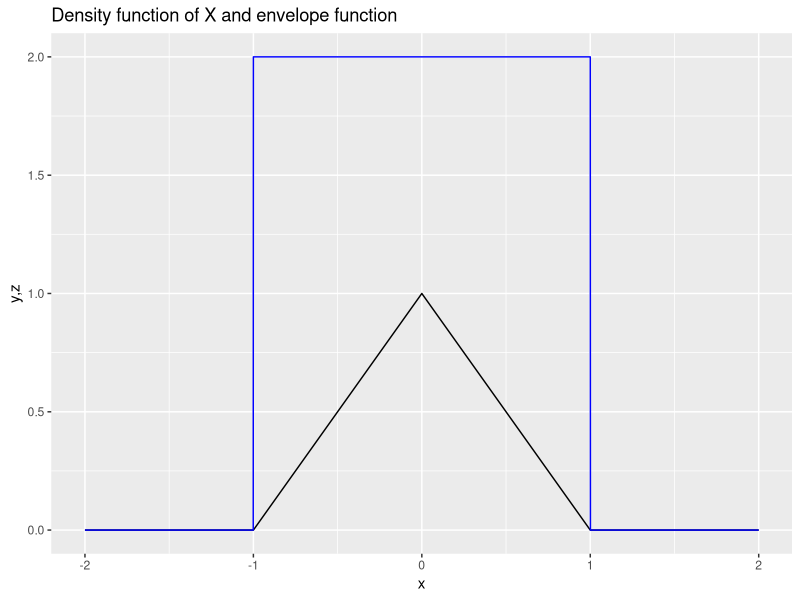
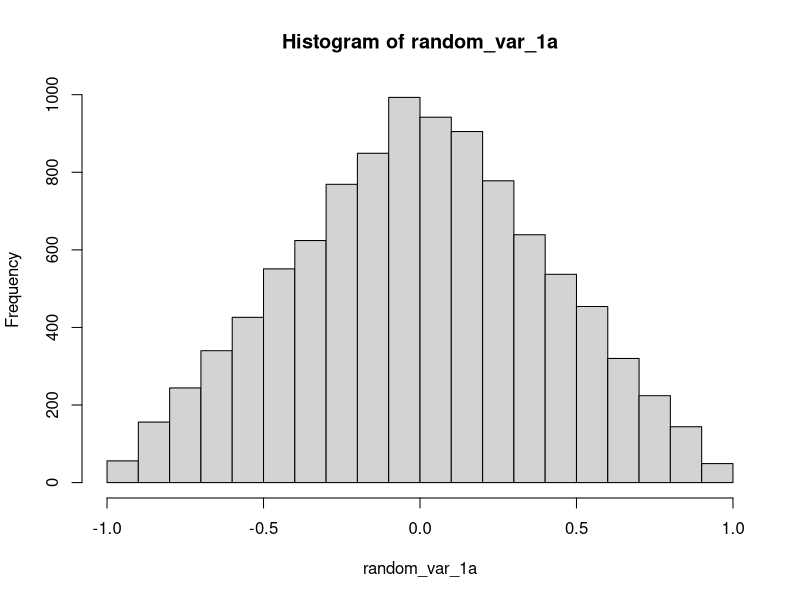
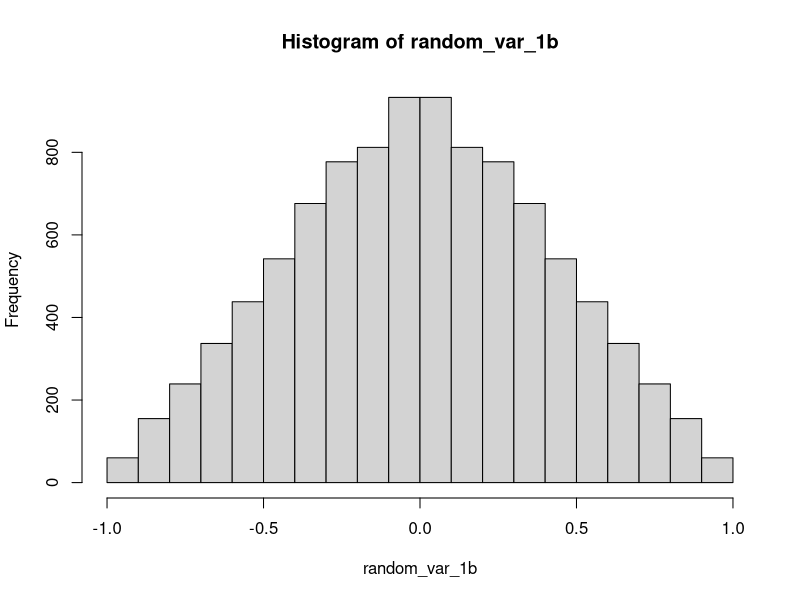
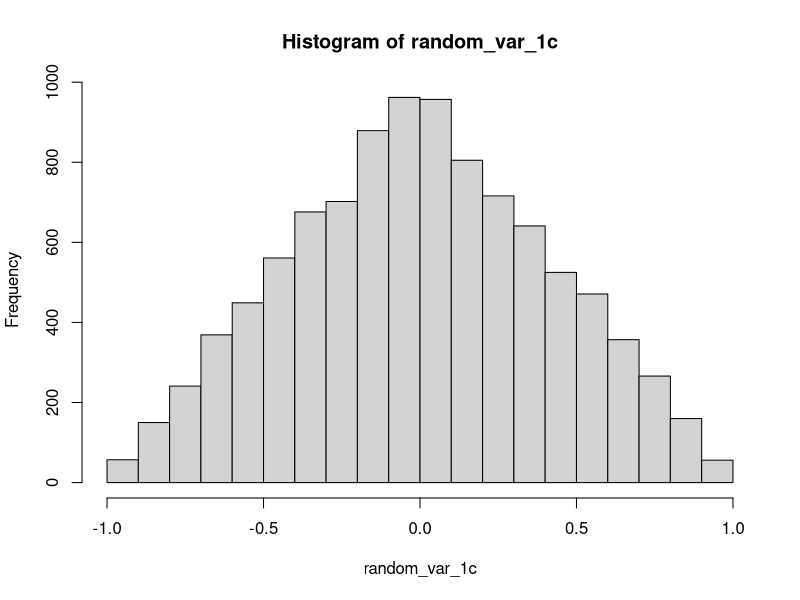

R code for these plots, in order:
########################## INIT CODE ###########################################
rm(list = ls())

########################## [ 1 a ] #############################################
# Since we need to find a envelope function for the density function, so we need
# to plot the density function first. let $ x \in [-3, 3] $, and we know it's  
# triangle sharped function. We also can plot it using the code below.
# the target function g(x) = 1 in the range [-1,1], otherwise g(x) = 0
# since we set a = 0.5, so e(x) = g / a = 2

x <- seq(-2, 2, by = 0.001)
y <- rep(0, length(x))
z <- rep(0, length(x))

x1_index <- which(x > 1 | x < -1)
x2_index <- which(x >= -1 & x <= 0)
x3_index <- which(x > 0 & x <= 1)

y[x1_index] <- 0
y[x2_index] <- x[x2_index] + 1
y[x3_index] <- 1 - x[x3_index]

z0_index <- which(x > 1 | x < -1)
z1_index <- which(x >= -1 & x <= 1)

z[z1_index] <- 2
z[-z1_index] <- 0

data <- data.frame(x, y, z)

# After we get the plot, we can see that the density function is a triangle
# we will use an envelope function to cover the density function, and we can
# use function $ g(x) = 1 $ to cover the density function in the [-1,1] range. 

graph <- ggplot2::ggplot(data) +
  ggplot2::geom_line(mapping=ggplot2::aes(x=x,y=y)) + 
  ggplot2::geom_line(mapping=ggplot2::aes(x=x,y=z),color="blue") + 
  ggplot2::ggtitle("Density function of X and envelope function") +
  ggplot2::xlab("x") +
  ggplot2::ylab("y,z")


graph

# Now we will write a code for the rejection sampling algorithm
# our g function is g(x) = 1 in the range [-1,1], otherwise g(x) = 0
# our e function is e(x) = 1 / a in the range [-1,1], otherwise e(x) = 0
# we will use a = 0.5 here

generate_random_var_1a <- function(n, a) {
  samples <- numeric(n)
  # Generate a sample from the proposal distribution in [-1,1]
  count <- 1
  e <- 1 / a

  while (count <= n) {

    x <- runif(1, -1, 1)
    # Calculate the acceptance probability
    u <- runif(1)

    # since g will always be 1 in the range [-1,1], so y = 1
    # f1(Y) = 1 - Y and e(Y) = 1 / a = 2
    # f2(Y) = Y + 1 and e(Y) = 1 / a = 2
    # so we have f(Y) / e(Y) = (1 - Y) / 2 or Y+1 / e

    # Calculate the acceptance probability

    if (x > 0 && u <= (1 - x) / e) {
      samples[count] <- x
      count <- count + 1
    }

    if (x <= 0 && u <= (x + 1) / e) {
      samples[count] <- x
      count <- count + 1
    }
  }

  return(samples)
}

a <- 0.5
random_var_1a <- generate_random_var_1a(10000, a)
hist(random_var_1a)
var_of_random_var_1a <- var(random_var_1a)
cat("variance of 1st method is",var_of_random_var_1a)
########################## [ 1 b ] #############################################
# To generate a random variable from the density function using Inverse CDF,
# we will need to calculate the CDF function first.

# CDF function

# in range (-inf,-1) we get CDF = 0
# in range (-1,0) we get CDF = \frac{x^2}{2} + x
# in range (0,1)  we get CDF = x - \frac{x^2}{2}
# in range (1,+inf)  we get CDF = 1

# Since -Y has a triangle  distribution on [-1,0], so we have F^{-1} in [-1,0) is x = -1 + sqrt(1-2y)
# Also we have F^{-1} in [0,1] range is x =  1 - sqrt(1-2y)

# The following is the function to generate a random variable from it

generate_random_var_1b <- function(n){
  u <- runif(n)
  x1 <-  - 1 + sqrt(1 - 2 * u)
  x2 <-  1 - sqrt(1 - 2 * u)
  return(c(x1, x2))
}

random_var_1b <- generate_random_var_1b(10000)
hist(random_var_1b)
var_of_random_var_1b <- var(random_var_1b)
cat("variance of 2nd method is",var_of_random_var_1b)
########################## [ 1 c ] #############################################
generate_random_var_1c <- function(n){
  u1_1c <- runif(n)
  u2_1c <- runif(n)
  return(u1_1c - u2_1c)
}

random_var_1c <- generate_random_var_1c(10000)
hist(random_var_1c)
var_of_random_var_1c <- var(random_var_1c)
cat("variance of 3rd method is",var_of_random_var_1c)
########################## [ 1 d ] #############################################
# Since we already plot the data, we will generate the variable of 1a to 1c

# since the 1c is the simplest way to generate the random variable, but since it 
# can not adapt to some specific distribution, for 1b , since we need to calculate 
# CDF and inverse function, in some cases, it's hard to do that, so we will use 
# 1a to generate the random variable.

